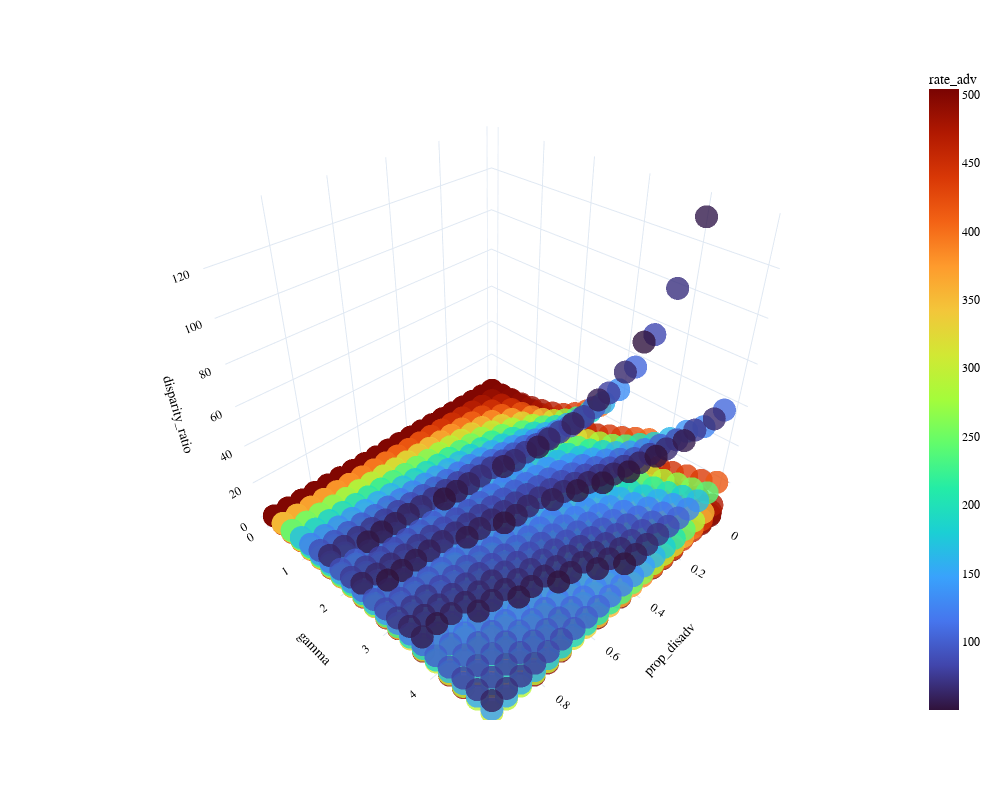

Notebook code cell kept with this figure:
### Code cell
from core.visualization.base_plots import create_3d_scatter

plot_df= simulation_results[(simulation_results['rate_adv']>=50) & (simulation_results['rate_disadv']<=11000)]

create_3d_scatter(plot_df, 
                  x_col='prop_disadv',
                  y_col='gamma',
                  z_col='disparity_ratio',
                  # color_col='adv_delta_from_avg_percent',
                  color_col='rate_adv',
                  color_continuous_scale='Turbo',
                  # color_continuous_midpoint=0.5,
                  opacity=0.8,
                  hover_data=plot_df.columns.tolist(),
                #   log_y = True,
                #   log_z=True
                  )

### Figure 1 — Plotly figure (JSON) as saved in the notebook; plotly's stock layout.template omitted (floating-point values rounded to 4 significant figures; data arrays with more than 128 entries replaced by an {"elided": "..."} marker saying what was removed)
{"data": [{"customdata": {"elided": "2244x20 mixed values"}, "hovertemplate": "prop_disadv=%{x}<br>gamma=%{y}<br>disparity_ratio=%{z}<br>p=%{customdata[0]}<br>mu_disadv=%{customdata[1]}<br>z_position_gap=%{customdata[2]}<br>c_disadv=%{customdata[3]}<br>c_adv=%{customdata[4]}<br>sample_size=%{customdata[5]}<br>normalized=%{customdata[6]}<br>target_avg_rate=%{customdata[7]}<br>pop_avg=%{customdata[8]}<br>rate_adv=%{marker.color}<br>rate_disadv=%{customdata[10]}<br>rate_difference=%{customdata[11]}<br>bias_parameter=%{customdata[12]}<br>odds_ratio=%{customdata[13]}<br>disadv_delta_from_avg=%{customdata[14]}<br>adv_delta_from_avg=%{customdata[15]}<br>disadv_delta_from_avg_percent=%{customdata[16]}<br>adv_delta_from_avg_percent=%{customdata[17]}<br>disparity_ratio_rounded=%{customdata[18]}<br>disparity_ratio_label=%{customdata[19]}<extra></extra>", "legendgroup": "", "marker": {"color": {"elided": "2244 float values"}, "coloraxis": "coloraxis", "opacity": 0.8, "symbol": "circle"}, "mode": "markers", "name": "", "scene": "scene", "showlegend": false, "type": "scatter3d", "x": {"elided": "2244 float values"}, "y": {"elided": "2244 float values"}, "z": {"elided": "2244 float values"}}], "layout": {"coloraxis": {"colorbar": {"title": {"text": "rate_adv"}}, "colorscale": [[0, "#30123b"], [0.07143, "#4145ab"], [0.1429, "#4675ed"], [0.2143, "#39a2fc"], [0.2857, "#1bcfd4"], [0.3571, "#24eca6"], [0.4286, "#61fc6c"], [0.5, "#a4fc3b"], [0.5714, "#d1e834"], [0.6429, "#f3c63a"], [0.7143, "#fe9b2d"], [0.7857, "#f36315"], [0.8571, "#d93806"], [0.9286, "#b11901"], [1, "#7a0402"]]}, "font": {"color": "black", "family": "Times New Roman", "size": 12}, "height": 800, "legend": {"orientation": "h", "title": {"font": {"size": 12}, "side": "top"}, "tracegroupgap": 0, "x": 0.5, "xanchor": "center", "y": -0.2, "yanchor": "bottom"}, "margin": {"t": 60}, "scene": {"domain": {"x": [0, 1], "y": [0, 1]}, "xaxis": {"title": {"text": "prop_disadv"}}, "yaxis": {"title": {"text": "gamma"}}, "zaxis": {"title": {"text": "disparity_ratio"}}}, "title": {"font": {"size": 16}, "x": 0.5, "xanchor": "center"}, "width": 1000}}
